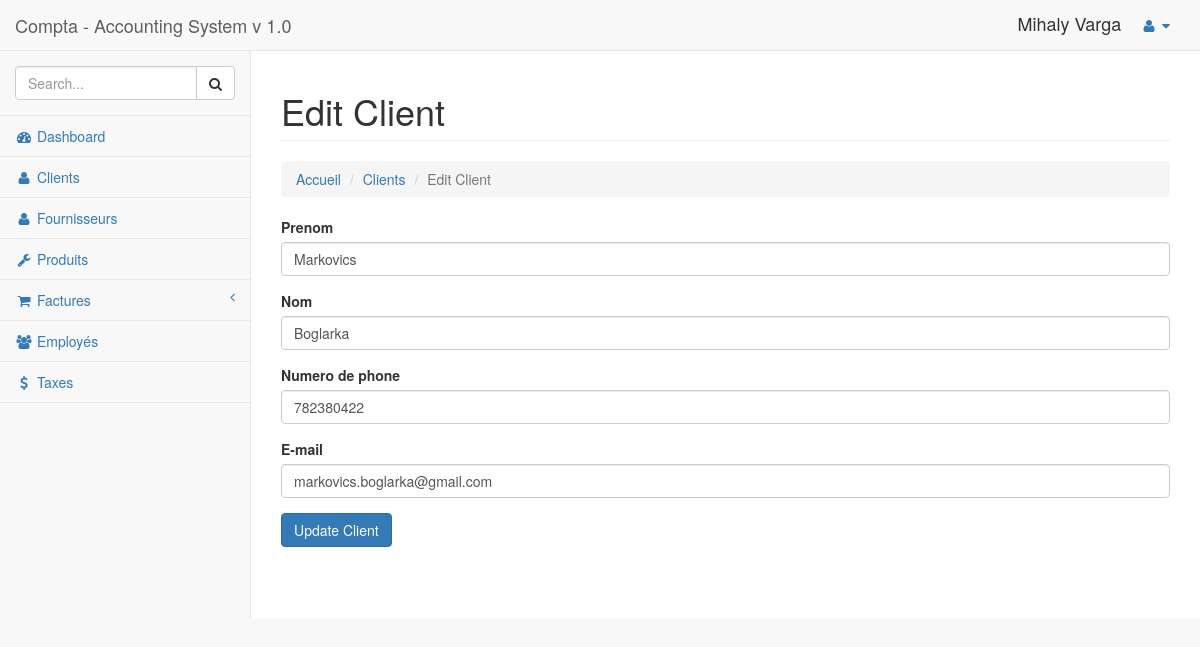
Page /customers.php?source=edit_customer&edit_customer=3 (signed in) on the earlier database version.
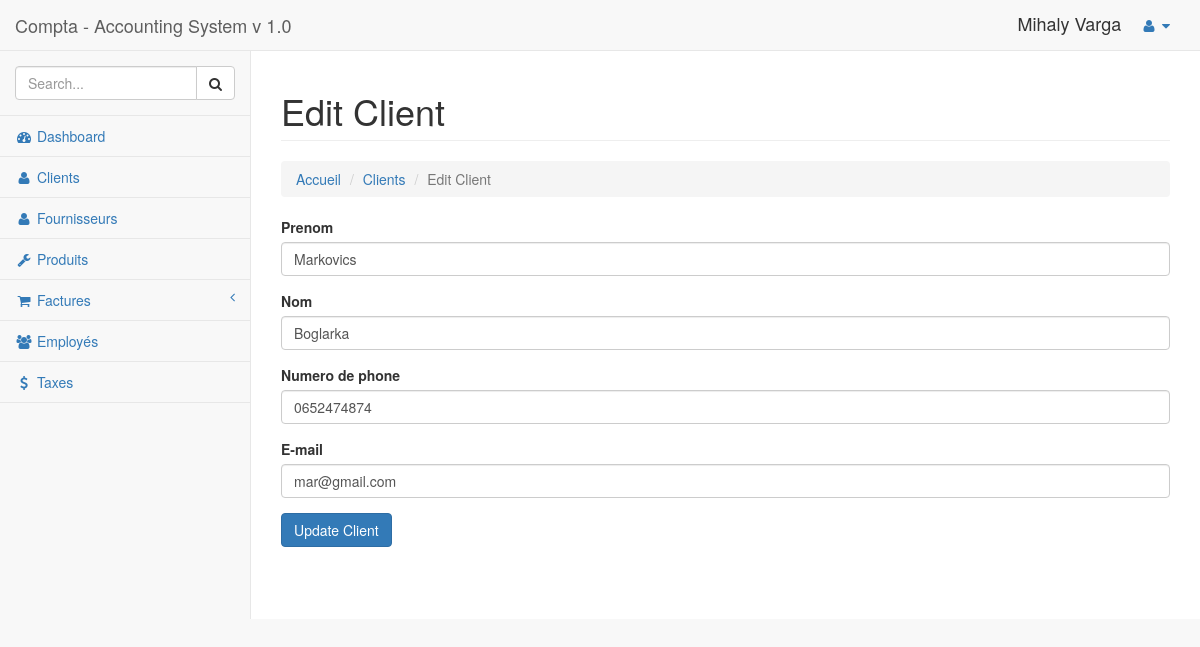
Same page on the later database version.
### tables this page shows
CREATE TABLE `clients` (
  `client_id` int(3) NOT NULL,
  `nom` varchar(255) NOT NULL,
  `prenom` varchar(255) NOT NULL,
  `adresse` varchar(255) NOT NULL,
  `phone` varchar(255) NOT NULL,
  `email` varchar(255) NOT NULL
);

### includes/customers/edit_customer.php (the view, shortened to what this page needs)
<?php
if(isset($_GET['edit_customer'])){
  $the_customer_id = $_GET['edit_customer'];
    $query = "SELECT * FROM clients WHERE client_id = $the_customer_id ";
    $select_customers_query = mysqli_query($connection,$query);
      while($row = mysqli_fetch_assoc($select_customers_query)) {
        $client_nom       = $row['nom'];
        $client_prenom    = $row['prenom'];
        $client_phone     = $row['phone'];
        $client_email     = $row['email'];
      }
}
?>
        <div class="row">
        <div class="col-lg-12">
            <h1 class="page-header">Edit Client</h1>
        </div>
    </div>
    <ol class="breadcrumb">
        <li><a href="dashboard.php">Accueil</a></li>
        <li><a href="customers.php">Clients</a></li>
        <li class="active">Edit Client</li>
    </ol>
    <div class="messages">
    <form action="" method="post">
        <div class="form-group">
            <label for="salarie_prenom">Prenom</label>
            <input type="text" class="form-control" value="<?php echo $client_prenom; ?>" name="salarie_prenom">
        </div>
        <div class="form-group">
            <label for="salarie_nom">Nom</label>
            <input type="text" class="form-control" value="<?php echo $client_nom; ?>" name="salarie_nom">
        </div>
        <div class="form-group">
            <label for="salarie_phone">Numero de phone</label>
            <input type="text" value="<?php echo $client_phone; ?>" class="form-control" name="salarie_phone">
        </div>
        <div class="form-group">
            <label for="salarie_email">E-mail</label>
            <input type="email" value="<?php echo $client_email; ?>" class="form-control" name="salarie_email">
        </div>
        <div class="form-group">
            <input class="btn btn-primary" type="submit" name="edit_customer" value="Update Client">
        </div>
    </form>

### includes/navigation.php (shortened to what this page needs)
<nav class="navbar navbar-default navbar-static-top" role="navigation" style="margin-bottom: 0">
    <div class="navbar-header">
        <a class="navbar-brand" href="dashboard.php">Compta - Accounting System v 1.0</a>
    </div>
    <ul class="nav navbar-top-links navbar-right">
       <li><h4><?php echo  $_SESSION['user_prenom']." ".$_SESSION['user_nom']; ?></h4></li>
        <li class="dropdown">
            <a class="dropdown-toggle" data-toggle="dropdown" href="#">
                <i class="fa fa-user fa-fw"></i> <i class="fa fa-caret-down"></i>
            </a>
        </li>
    </ul>
    <div class="navbar-default sidebar" role="navigation">
        <div class="sidebar-nav navbar-collapse">
            <ul class="nav" id="side-menu">
                <li class="sidebar-search">
                    <div class="input-group custom-search-form">
                        <input type="text" class="form-control" placeholder="Search...">
                        <span class="input-group-btn">
                            <button class="btn btn-default" type="button">
                                <i class="fa fa-search"></i>
                            </button>
                        </span>
                    </div>
                </li>
                <li>
                    <a href="dashboard.php"><i class="fa fa-dashboard fa-fw"></i> Dashboard</a>
                </li>
                <li>
                    <a href="customers.php"><i class="fa fa-user fa-fw"></i> Clients</a>
                </li>
                <li>
                    <a href="fournisseurs.php"><i class="fa fa-user fa-fw"></i> Fournisseurs</a>
                </li>
                <li>
                    <a href="products.php"><i class="fa fa-wrench fa-fw"></i> Produits</a>
                </li>
                <li>
                    <a href="#"><i class="fa fa-shopping-cart fa-fw"></i> Factures<span class="fa arrow"></span></a>
                </li>
                <li>
                    <a href="employees.php"><i class="fa fa-users fa-fw"></i> Employés</a>
                </li>
                <li>
                    <a href="taxes.php"><i class="fa fa-usd fa-fw"></i> Taxes</a>
                </li>
            </ul>
        </div>
    </div>
</nav>

Differences in the rows shown:
changed clients "Markovics": salarie_phone "782380422" → "0652474874"; salarie_email "markovics.boglarka@gmail.com" → "mar@gmail.com"
